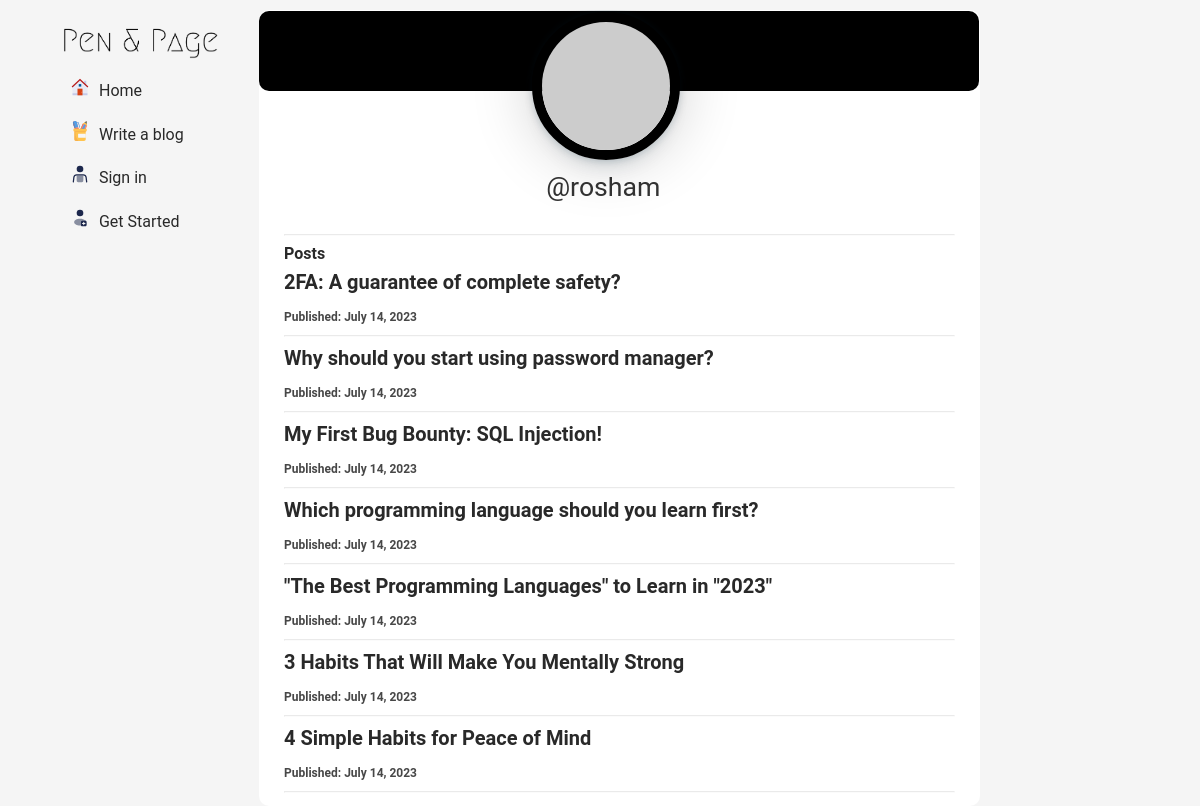
Screenshot of /profile/6/ with the database file from the repository.
### home/models.py (models this page shows, shortened)
class Blog(models.Model):
    title = models.CharField(max_length=250)
    author = models.ForeignKey(User, on_delete=models.CASCADE, null=True)
    content = RichTextUploadingField(null=True)
    slug = models.SlugField(max_length=1000, null=True, blank=True)
    category = models.CharField(
        max_length=50, choices=CATEGORY_CHOICES, null=True, default="Choose Category")
    cover_image = models.ImageField(upload_to="static/public/cover_image/")
    created_at = models.DateTimeField(auto_now_add=True)
    upload_to = models.DateField(auto_now=True)
    def __str__(self) -> str:
        return self.title

### home/views.py (the view)
# urls.py: path("profile/<int:authorid>/", author_profile, name="profile"),
def author_profile(request, authorid):
    context = {}
    try:
        blog_obj = Blog.objects.filter(author_id=authorid)
        print(blog_obj)
        try:
            author = blog_obj.first().author
            print("*")
            print(blog_obj)
            print(author)
            print("*")
            context['blog_author'] = author
        except Exception as e:
            pass
        context['blog_obj'] = blog_obj
        context['logged_user'] = request.user
        print(context)
    except Exception as e:
        print(e)
    return render(request, 'author_profile.html', context)

### home/templates/author_profile.html (shortened to what this page needs)
{% extends 'base.html' %}
{% block content %}
{% load static %}
<div class="mid-grid">
    <div class="profile-container">
        <div class="profilebox">
            <img class="profpic"
                src="//gravatar.com/avatar/59d2646254895816400fcb1eded7d86d?s=128&d=https://codepen.io/assets/avatars/user-avatar-512x512-e95b68f7d95e0e48bead22e5d64c95d9.png"
                alt="profile picture" />
            <h1 class="prof-name">@{{ blog_author }}</h1>
        </div>
        <hr>
        <div class="author-blog-item">
            <p class="heading">Posts</p>
            {% for blog in blog_obj %}
            <div class="article-item">
                <div class="posts-grid">
                    <div class="card-title">
                        <a class="article-link" href="{% url 'blog_detail' blog.slug %}">
                            <p class="article-link">{{ blog.title }}</p>
                        </a>
                        <div class="card-footer">
                            <p>Published: {{blog.created_at.date}}</p>
                        </div>
                    </div>
                    <hr>
                </div>
            </div>
            {% empty %}
            <p>No post yet.</p>
            {% endfor %}
        </div>
    </div>
</div>
{% endblock %}

### static/css/style.css (style rules this page uses)
:root { --main-bgcolor: rgb(245, 245, 245); --white-bgcolor: #ffffff; --sidebar-hover-color: rgb(47, 58, 178); --sidebar-hover-bgcolor: rgb(59, 73, 223, 0.1); --main-padding: 8px 25px; --main-margin: 10px 20px; --main-color: rgba(0, 0, 0, 0.8); --heading-color: rgb(41, 41, 41, 1); --title-color: rgb(23, 23, 23); --grey-color: rgba(117, 117, 117, 1); }
* { margin: 0; padding: 0; font-family: "Roboto", sans-serif; line-height: 1.6em; }
body { background: var(--main-bgcolor); }
a { text-decoration: none; color: var(--heading-color) }
hr { margin: 5px 0; color: var(--grey-color); opacity: 0.2; }
.mid-grid { grid-area: mid-grid; overflow-y: auto; margin-top: 10px; border: 0; }
.article-item { background-color: var(--white-bgcolor); border: 0; border-radius: 10px; }
.card-title, .card-text, .card-footer { color: var(--main-color); }
.card-title { font-size: 20px; font-weight: bold; color: var(--title-color) }
.card-footer p { display: inline; font-size: 12px; }
.card-footer p, .small-image img { opacity: 0.9; }
.heading { font-weight: 600; color: var(--heading-color) }

### home/templates/author_profile.html (style rules this page uses)
.mid-grid .profile-container { border-radius: 10px; padding: 8px 25px; background: white; }
.profilebox { position: relative; width: calc(60% - 120px); border-radius: 8px; padding: 50px 20px 20px 100px; }
.profpic { position: absolute; left: 80%; width: 8rem; height: 8rem; border-radius: 50%; transform: translate(-50%, -50%); margin-top: -3rem; border: 10px solid black; z-index: 2; box-shadow: 0 1rem 1.5rem -1rem rgba(0, 45, 64, 0.2), 0 0 0.5rem 0 rgba(0, 45, 64, 0.2), 0 0rem 4rem 0 rgba(0, 0, 0, 0.2); }
.prof-name { text-align: center; color: var(--main-color); font-weight: normal; font-size: 20pt; margin-top: 32px; margin-right: -156px; }

### rows the page displays
Blog: title "2FA: A guarantee of complete safety?", created_at "July 14, 2023"
Blog: title "Why should you start using password manager?", created_at "July 14, 2023"
Blog: title "My First Bug Bounty: SQL Injection!", created_at "July 14, 2023"
Blog: title "Which programming language should you learn first?", created_at "July 14, 2023"
Blog: title "\"The Best Programming Languages\" to Learn in \"2023\"", created_at "July 14, 2023"
Blog: title "3 Habits That Will Make You Mentally Strong", created_at "July 14, 2023"
Blog: title "4 Simple Habits for Peace of Mind", created_at "July 14, 2023"

### other values shown
{{ blog_author }} "rosham"
